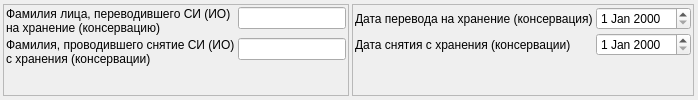
        <widget class="QWidget" name="tab_storage_info">
         <attribute name="title">
          <string>Сведения о хранении (консервации)</string>
         </attribute>
         <layout class="QVBoxLayout" name="verticalLayout_storage_info" stretch="0">
          <property name="spacing">
           <number>3</number>
          </property>
          <property name="leftMargin">
           <number>1</number>
          </property>
          <property name="topMargin">
           <number>2</number>
          </property>
          <property name="rightMargin">
           <number>2</number>
          </property>
          <property name="bottomMargin">
           <number>2</number>
          </property>
          <item>
           <widget class="QWidget" name="widget_storage_info_01" native="true">
            <layout class="QHBoxLayout" name="horizontalLayout_storage_info" stretch="1,0">
             <property name="spacing">
              <number>3</number>
             </property>
             <property name="leftMargin">
              <number>2</number>
             </property>
             <property name="topMargin">
              <number>2</number>
             </property>
             <property name="rightMargin">
              <number>2</number>
             </property>
             <property name="bottomMargin">
              <number>2</number>
             </property>
             <item>
              <widget class="QFrame" name="frame_storage_info_01">
               <property name="frameShape">
                <enum>QFrame::StyledPanel</enum>
               </property>
               <property name="frameShadow">
                <enum>QFrame::Raised</enum>
               </property>
               <layout class="QFormLayout" name="formLayout_storage_info_01">
                <property name="horizontalSpacing">
                 <number>3</number>
                </property>
                <property name="verticalSpacing">
                 <number>3</number>
                </property>
                <property name="leftMargin">
                 <number>2</number>
                </property>
                <property name="topMargin">
                 <number>2</number>
                </property>
                <property name="rightMargin">
                 <number>2</number>
                </property>
                <property name="bottomMargin">
                 <number>2</number>
                </property>
                <item row="0" column="0">
                 <widget class="QLabel" name="label_eq_person_transferred_for_storage">
                  <property name="text">
                   <string>Фамилия лица, переводившего СИ (ИО)
на хранение (консервацию)</string>
                  </property>
                 </widget>
                </item>
                <item row="0" column="1">
                 <widget class="QLineEdit" name="lineEdit_eq_person_transferred_for_storage_not_necessary"/>
                </item>
                <item row="1" column="0">
                 <widget class="QLabel" name="label_eq_person_transferred_from_storage">
                  <property name="text">
                   <string>Фамилия, проводившего снятие СИ (ИО)
с хранения (консервации)</string>
                  </property>
                 </widget>
                </item>
                <item row="1" column="1">
                 <widget class="QLineEdit" name="lineEdit_eq_person_transferred_from_storage_not_necessary"/>
                </item>
               </layout>
              </widget>
             </item>
             <item>
              <widget class="QFrame" name="frame_storage_info_02">
               <property name="frameShape">
                <enum>QFrame::StyledPanel</enum>
               </property>
               <property name="frameShadow">
                <enum>QFrame::Raised</enum>
               </property>
               <layout class="QFormLayout" name="formLayout_storage_info_02">
                <property name="horizontalSpacing">
                 <number>3</number>
                </property>
                <property name="verticalSpacing">
                 <number>3</number>
                </property>
                <property name="leftMargin">
                 <number>2</number>
                </property>
                <property name="topMargin">
                 <number>2</number>
                </property>
                <property name="rightMargin">
                 <number>2</number>
                </property>
                <property name="bottomMargin">
                 <number>2</number>
                </property>
                <item row="0" column="0">
                 <widget class="QLabel" name="label_eq_transfer_to_storage_date">
                  <property name="text">
                   <string>Дата перевода на хранение (консервация)</string>
                  </property>
                 </widget>
                </item>
                <item row="0" column="1">
                 <widget class="QDateEdit" name="dateEdit_eq_transfer_to_storage_date">
                  <property name="maximumSize">
                   <size>
                    <width>110</width>
                    <height>16777215</height>
                   </size>
                  </property>
                 </widget>
                </item>
                <item row="1" column="0">
                 <widget class="QLabel" name="label_eq_removal_from_storage_date">
                  <property name="text">
                   <string>Дата снятия с хранения (консервации)</string>
                  </property>
                 </widget>
                </item>
                <item row="1" column="1">
                 <widget class="QDateEdit" name="dateEdit_eq_removal_from_storage_date">
                  <property name="maximumSize">
                   <size>
                    <width>110</width>
                    <height>16777215</height>
                   </size>
                  </property>
                 </widget>
                </item>
               </layout>
              </widget>
             </item>
            </layout>
           </widget>
          </item>
         </layout>
        </widget>
